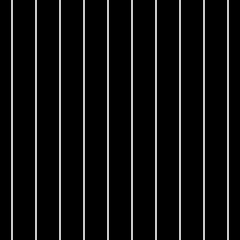
Frame 1 (no input)
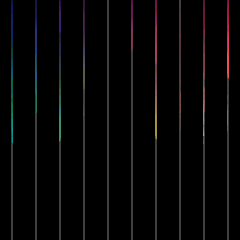
Frame 60 (the mouse pressed at the canvas centre just before this capture)
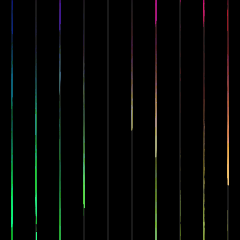
Frame 120 (the mouse held since frame 60 and released just before this capture)

The Processing sketch that drew these frames (run headless with seeded random() and noise(); from frame 60 on, the mouse is pressed at the canvas centre):

// Processing sketch: ryans_code
// ── ryans_code.pde
float max_distance;
color blackout = 255; 
int totalPts = 10;
float steps = totalPts + 1;
int demo = 2;
int demos = 4;
float[] xpos = new float[150];
float[] ypos = new float[150];
float[] yspeed = new float[150];
   
int x;
int y;
int h;
int w;
color chrome;
color chrome2;


void setup() {
  size(240, 240);
   max_distance = dist(0, 0, width, height);
   noStroke();
   frameRate(30);
   
  for (int i=0; i<xpos.length; i++) {
    xpos[i] = random(width);
    ypos[i] = -30;
    yspeed[i] = random(1., 3.);
  }


}

void draw() {
  pushMatrix();
  noStroke();

  if (demo == 0) {
  circles();
  } else if (demo == 1) {
    noise();
  } else if (demo == 2) {
  rain();
  } else if (demo == 3) {
    prettycolors();
  } 
  
  
 


  overlay();
  }

void overlay() {
popMatrix();
strokeWeight(1);
  
    for (int i = 0; i<11; i++) {
      stroke(#aaaaaa);
  blendMode(DIFFERENCE);

  line((24*i+10),0,(24*i+10),(240));
  line((24*i+13),0,(24*i+13),(240));
  noStroke();
  fill(#000000,blackout);
  blendMode(BLEND);
  rect((24*(i)-11),0,22,height);
  fill(255,255,255);
  }
  blendMode(BLEND);
  noStroke();

}
void keyPressed() {
 
if (key == 'b') {
  
  if (blackout == 255) {
    blackout = 0;
  } else {blackout=255;
}
}
if ( key == 't') {
  background(0);
  demo = (demo + 1)%demos;
}
}
void noise() {
background(0);
  float rand = 0;
  for  (int i = 11; i < 240; i+=24) {
    stroke(#ffffff);
    rect( i, (height/2) + random(-rand, rand) , 1 , 2);
    rand += random(-20, 20);
  }
}

void circles() {
 background(0);


  for(int i = 12; i <= width; i += 24) {
    for(int j = 12; j <= height; j += 24) {
      float size = dist(mouseX, mouseY, i, j);
      size = size/max_distance * 66;
      ellipse(i, j, size, size);
    }
  }
}

void rain() {
  fill(0, 5);
  rect(0, 0, 240, 240);
 
  for (int i=0; i<ypos.length; i++) {
    ypos[i] += yspeed[i];
     
    strokeWeight(random(1., 2.));
    float r = map(xpos[i], 0, 240, 0, 255);
    float g = map(ypos[i], 0, 240, 0, 255);
    float b = random(50, 150);
    stroke(r, g, b);
    line(xpos[i]+random(0.1, 2.5), ypos[i], xpos[i]+random(0.1, 2.5), ypos[i]-20);
    if (ypos[i] > height+20/2) {
      ypos[i] = -30;
    }
  }

}

void prettycolors() {
    // TODO: assign each variable a random value here. For example:
  //    x = int(random(0,100));
  x = round( random(5,240) );
  y = round( random(30,240) );
  h = round( random(100,240) );
  w = round( random(40,240) );
  chrome = color(x*4,255/x+y,y/2,10);
  chrome2 = color(x*2,255/y,255, 15);
  // Do this for each variable.
  // see http://processing.org/reference/random_.html for more details
  
  // TODO: paste all your draw code here (ie, the code that uses those variables)
fill(chrome);
noStroke();
rect(x,y,h,w);
ellipse(x+330,y+30,w,w);
beginShape();
vertex(x+310, y*2);
vertex(x+600, y+340);
vertex(x+310, y+340);
vertex(x+400, y*5);
endShape();
 
fill(chrome2);
translate(width/4, height/4);
rotate(PI/x*y/2);
rect(x, y, x*0.8, y*3);
  
  // TODO: If you are using background(), remove it for now.
  
  // TODO: Add transparency to all your colors. For example, if you have:
  //   fill(255,0,0);
  // in your code, replace it with:
  //   fill(255,0,0,10);
  
  // TODO: run your sketch and see what happens!
    
  // The idea here is that if you do the above, you should hopefully
  // get something that looks like the Idris Khan image compositions.
  // Do you?

}
